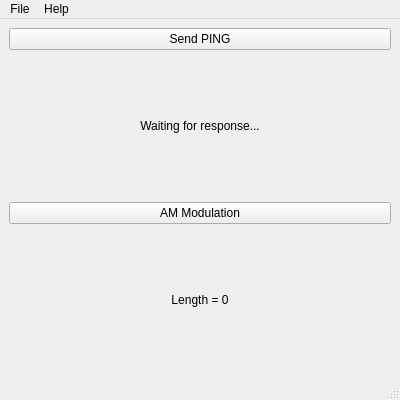
<?xml version="1.0" encoding="UTF-8"?>
<ui version="4.0">
 <class>MainWindow</class>
 <widget class="QMainWindow" name="MainWindow">
  <property name="geometry">
   <rect>
    <x>0</x>
    <y>0</y>
    <width>400</width>
    <height>400</height>
   </rect>
  </property>
  <property name="sizePolicy">
   <sizepolicy hsizetype="Preferred" vsizetype="Preferred">
    <horstretch>0</horstretch>
    <verstretch>0</verstretch>
   </sizepolicy>
  </property>
  <property name="minimumSize">
   <size>
    <width>300</width>
    <height>300</height>
   </size>
  </property>
  <property name="maximumSize">
   <size>
    <width>400</width>
    <height>400</height>
   </size>
  </property>
  <property name="windowTitle">
   <string>VERY Simple JSON-RPC Client</string>
  </property>
  <widget class="QWidget" name="centralwidget">
   <layout class="QGridLayout" name="gridLayout">
    <item row="0" column="0">
     <widget class="QPushButton" name="pushButton_sendPing">
      <property name="text">
       <string>Send PING</string>
      </property>
     </widget>
    </item>
    <item row="1" column="0">
     <widget class="QLabel" name="label_response">
      <property name="text">
       <string>Waiting for response...</string>
      </property>
      <property name="alignment">
       <set>Qt::AlignCenter</set>
      </property>
     </widget>
    </item>
    <item row="2" column="0">
     <widget class="QPushButton" name="pushButton_am_mod">
      <property name="text">
       <string>AM Modulation</string>
      </property>
     </widget>
    </item>
    <item row="3" column="0">
     <widget class="QLabel" name="label_am_mod_length">
      <property name="text">
       <string>Length = 0</string>
      </property>
      <property name="alignment">
       <set>Qt::AlignCenter</set>
      </property>
     </widget>
    </item>
   </layout>
  </widget>
  <widget class="QMenuBar" name="menubar">
   <property name="geometry">
    <rect>
     <x>0</x>
     <y>0</y>
     <width>400</width>
     <height>30</height>
    </rect>
   </property>
   <widget class="QMenu" name="menu_File">
    <property name="title">
     <string>File</string>
    </property>
    <addaction name="action_quit"/>
   </widget>
   <widget class="QMenu" name="menu_Help">
    <property name="title">
     <string>Help</string>
    </property>
    <addaction name="action_aboutApp"/>
    <addaction name="action_aboutQt"/>
   </widget>
   <addaction name="menu_File"/>
   <addaction name="menu_Help"/>
  </widget>
  <widget class="QStatusBar" name="statusbar"/>
  <action name="action_quit">
   <property name="text">
    <string>Quit</string>
   </property>
   <property name="toolTip">
    <string>&amp;Quit</string>
   </property>
   <property name="shortcut">
    <string>Ctrl+Q</string>
   </property>
  </action>
  <action name="action_aboutApp">
   <property name="text">
    <string>About...</string>
   </property>
   <property name="toolTip">
    <string>About</string>
   </property>
  </action>
  <action name="action_aboutQt">
   <property name="text">
    <string>About Qt...</string>
   </property>
   <property name="toolTip">
    <string>About Qt...</string>
   </property>
  </action>
 </widget>
 <resources/>
 <connections/>
</ui>
